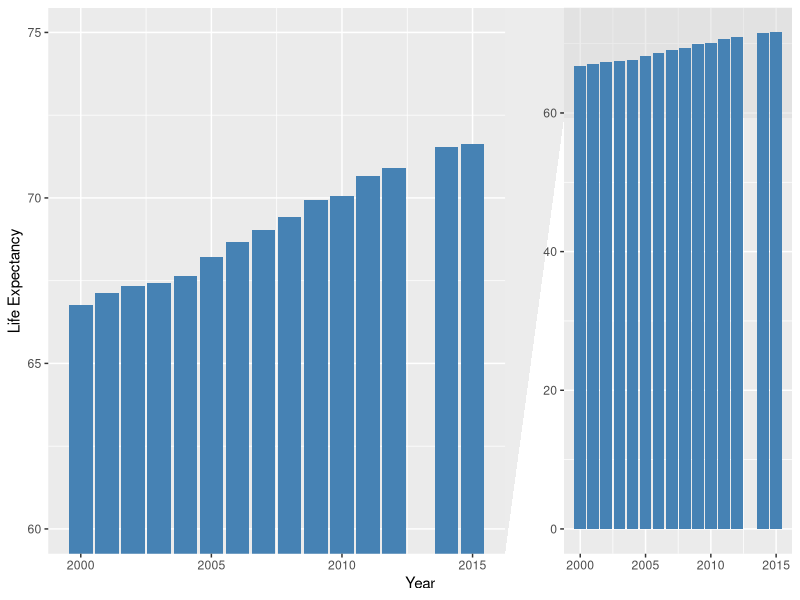

This figure's R source:
# Author: Jacob Ye
install.packages("ggforce")
library("ggplot2")
library("tidyverse")
library("ggforce")
data <- read.csv("../data/Life Expectancy Data.csv")
year <- aggregate(data[4],list(data$Year), mean, na.rm="TRUE")
ggplot(year, aes(x=Group.1,y=Life.expectancy)) +
  geom_bar(stat="Identity", fill="steelblue") + 
  xlab("Year") + ylab("Life Expectancy") +
  facet_zoom(ylim = c(60, 75))

# We included this chart to show how life expectancy has changed over the years.
# We think that it's important to see the general trend and see if it
# aligns of what we think how life expectancy should change, and We think that
# it does corroborate with our beliefs that as time passes on our health
# technology gets better.